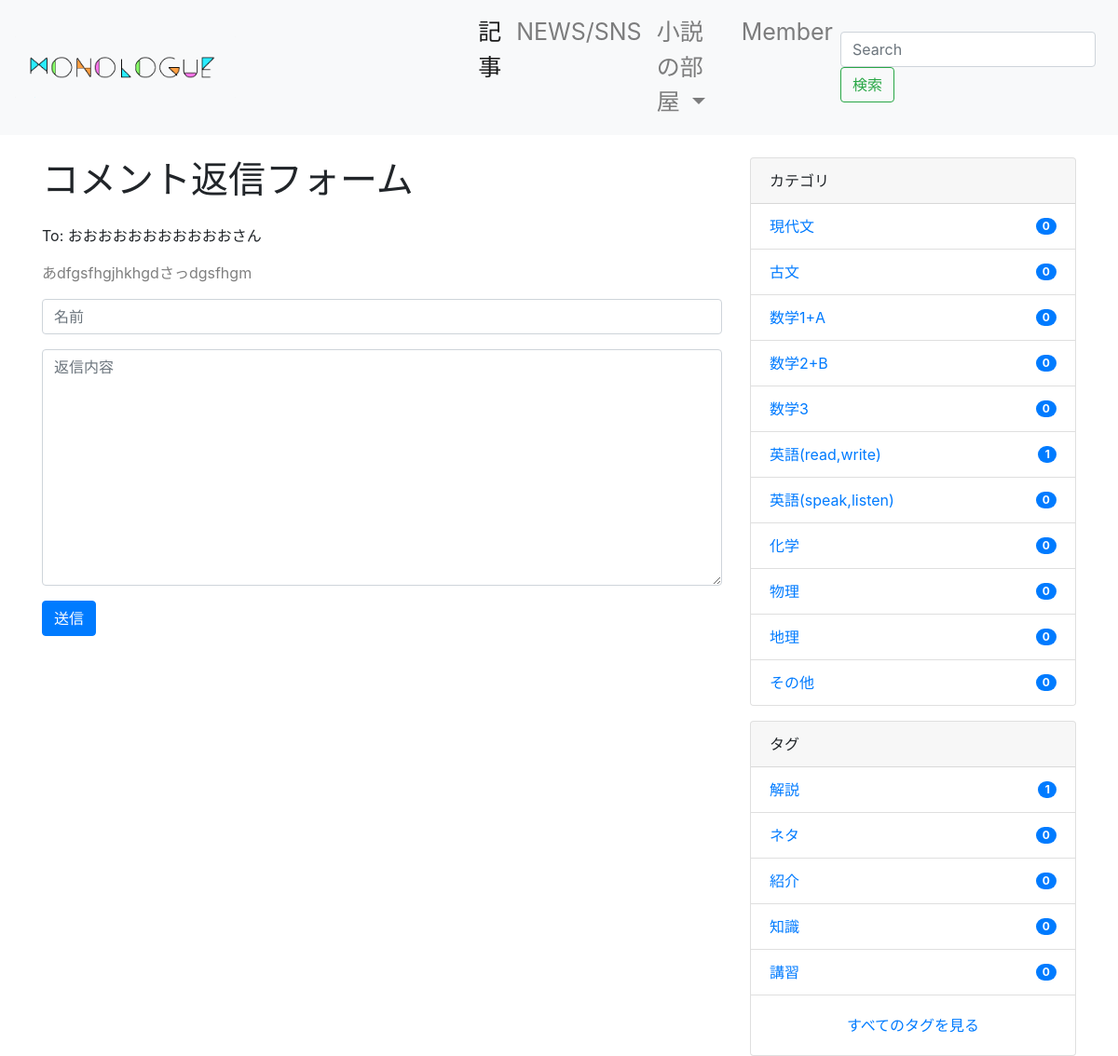
The page /reply/5/ on the database its author committed.
### blog/models.py (models this page shows, shortened)
class Comment(models.Model):
    post = models.ForeignKey(
        Post, on_delete=models.CASCADE, related_name='comments')
    author = models.CharField(max_length=50)
    text = models.TextField()
    timestamp = models.DateTimeField(auto_now_add=True)
    approved = models.BooleanField(default=False)
    class Meta:
        ordering = ['-timestamp']

class Category(models.Model):
    name = models.CharField(max_length=255)
    slug = models.SlugField(unique=True)
    timestamp = models.DateTimeField(auto_now_add=True)

class Tag(models.Model):
    name = models.CharField(max_length=255)
    slug = models.SlugField(unique=True)
    timestamp = models.DateTimeField(auto_now_add=True)

### blog/views.py (the view, shortened to what this page needs)
# urls.py: path('reply/<int:pk>/', ReplyFormView.as_view(), name='reply_form'),
class ReplyFormView(CreateView):
    model = Reply
    form_class = ReplyForm
    def get_context_data(self, **kwargs):
        context = super().get_context_data(**kwargs)
        comment_pk = self.kwargs['pk']
        context['comment'] = get_object_or_404(Comment, pk=comment_pk)
        return context

### blog/forms.py
class ReplyForm(ModelForm):
    class Meta:
        model = Reply
        fields = ('author', 'text')
        widgets = {
            'author': TextInput(attrs={
                'class': 'form-control',
                'placeholder': '名前',
            }),
            'text': Textarea(attrs={
                'class': 'form-control',
                'placeholder': '返信内容',
            }),
        }
        labels = {
            'author': '',
            'text': '',
        }

### dbsite/context_processors.py (called while the page is built)
def common(request):
    context = {
        'categories': Category.objects.annotate(
            num_posts=Count('post', filter=Q(post__is_public=True))),
        'tags': Tag.objects.annotate(
            num_posts=Count('post', filter=Q(post__is_public=True))),
    }
    return context

### blog/templates/blog/reply_form.html (shortened to what this page needs)
{% extends "base.html" %}
{% block content %}
<div class="container">
  <div class="row">
    <main class="col-md-8">
      <h1 class="mb-4">コメント返信フォーム</h1>
      <p>To: {{ comment.author }}さん</p>
      <p class="text-black-50">{{ comment.text|linebreaksbr }}</p>
      <form method="POST">{% csrf_token %}
        {{ form.as_p }}
        <button type="submit" class="btn btn-primary">送信</button>
      </form>
    </main>
    <aside class="col-md-4">
      {% include "blog/snippets/sidebar.html" %}
    </aside>
  </div>
</div>
{% endblock %}

### blog/templates/blog/snippets/sidebar.html
<div class="card mb-3">
  <div class="card-header">
    カテゴリ
  </div>
  <ul class="list-group list-group-flush">
    {% for category in categories|dictsort:"id" %}
    <li class="list-group-item d-flex justify-content-between align-items-center">
      <a href="{% url 'blog:category_post' category.slug %}" class="card-link">{{ category.name }}</a>
      <span class="badge badge-primary badge-pill">{{ category.num_posts }}</span>
    </li>
    {% endfor %}
  </ul>
</div>
<div class="card">
  <div class="card-header">
    タグ
  </div>
  <ul class="list-group list-group-flush">
    {% for tag in tags|dictsortreversed:"num_posts"|slice:":5" %}
    <li class="list-group-item d-flex justify-content-between align-items-center">
      <a href="{% url 'blog:tag_post' tag.slug %}" class="card-link">{{ tag.name }}</a>
      <span class="badge badge-primary badge-pill">{{ tag.num_posts }}</span>
    </li>
    {% endfor %}
  </ul>
  <div class="card-body text-center">
    <a href="{% url 'blog:tag_list' %}" class="card-link">すべてのタグを見る</a>
  </div>
</div>

### rows shown on the page
Comment: author "おおおおおおおおおおお", text "あdfgsfhgjhkhgdさっdgsfhgm"
Category: name "現代文", num_posts "0"
Category: name "古文", num_posts "0"
Category: name "数学1+A", num_posts "0"
Category: name "数学2+B", num_posts "0"
Category: name "数学3", num_posts "0"
Category: name "英語(read,write)", num_posts "1"
Category: name "英語(speak,listen)", num_posts "0"
Category: name "化学", num_posts "0"
Category: name "物理", num_posts "0"
Category: name "地理", num_posts "0"
Category: name "その他", num_posts "0"
Tag: name "解説", num_posts "1"
Tag: name "ネタ", num_posts "0"
Tag: name "紹介", num_posts "0"
Tag: name "知識", num_posts "0"
Tag: name "講習", num_posts "0"
